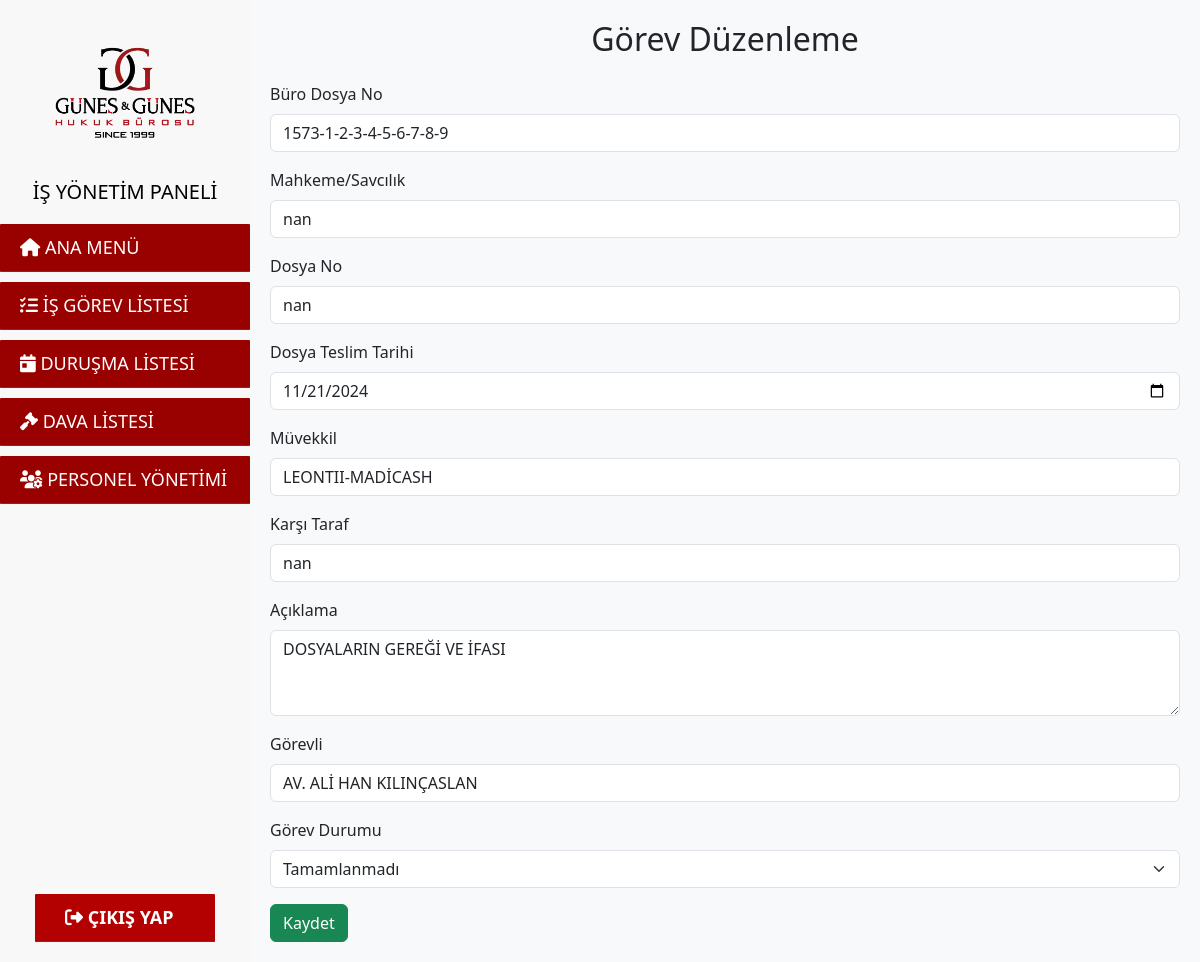
The page /is_gorev_duzenle.php?gorev_no=6 (signed in) on the database its author committed.
### tables this page shows
CREATE TABLE `is_gorev_listesi` (
  `gorev_no` int(11) NOT NULL,
  `buro_dosya_no` varchar(50) NOT NULL,
  `mahkeme_savcilik` varchar(255) DEFAULT NULL,
  `dosya_no` varchar(50) DEFAULT NULL,
  `dosya_teslim_tarihi` date DEFAULT NULL,
  `muvekkil` varchar(255) NOT NULL,
  `karsi_taraf` varchar(255) DEFAULT NULL,
  `aciklama` text DEFAULT NULL,
  `gorevli` varchar(255) DEFAULT NULL,
  `gorev_durumu` varchar(255) DEFAULT NULL
);

### is_gorev_duzenle.php (the view, shortened to what this page needs)
<?php
include 'header.php';
include 'db.php';
$gorev_no = $_GET['gorev_no'];
$query = "SELECT * FROM is_gorev_listesi WHERE gorev_no = ?";
$stmt = $mysqli->prepare($query);
$stmt->bind_param('i', $gorev_no);
$stmt->execute();
$result = $stmt->get_result();
$row = $result->fetch_assoc();
?>
<h2 class="text-center mb-4">Görev Düzenleme</h2>
<form method="POST" action="update_task.php">
    <div class="mb-3">
        <label for="buro_dosya_no" class="form-label">Büro Dosya No</label>
        <input type="text" class="form-control" id="buro_dosya_no" name="buro_dosya_no" value="<?php echo $row['buro_dosya_no']; ?>" required>
    </div>
    <div class="mb-3">
        <label for="mahkeme_savcilik" class="form-label">Mahkeme/Savcılık</label>
        <input type="text" class="form-control" id="mahkeme_savcilik" name="mahkeme_savcilik" value="<?php echo $row['mahkeme_savcilik']; ?>" required>
    </div>
    <div class="mb-3">
        <label for="dosya_no" class="form-label">Dosya No</label>
        <input type="text" class="form-control" id="dosya_no" name="dosya_no" value="<?php echo $row['dosya_no']; ?>" required>
    </div>
    <div class="mb-3">
        <label for="dosya_teslim_tarihi" class="form-label">Dosya Teslim Tarihi</label>
        <input type="date" class="form-control" id="dosya_teslim_tarihi" name="dosya_teslim_tarihi" value="<?php echo $row['dosya_teslim_tarihi']; ?>" required>
    </div>
    <div class="mb-3">
        <label for="muvekkil" class="form-label">Müvekkil</label>
        <input type="text" class="form-control" id="muvekkil" name="muvekkil" value="<?php echo $row['muvekkil']; ?>" required>
    </div>
    <div class="mb-3">
        <label for="karsi_taraf" class="form-label">Karşı Taraf</label>
        <input type="text" class="form-control" id="karsi_taraf" name="karsi_taraf" value="<?php echo $row['karsi_taraf']; ?>" required>
    </div>
    <div class="mb-3">
        <label for="aciklama" class="form-label">Açıklama</label>
        <textarea class="form-control" id="aciklama" name="aciklama" rows="3" required><?php echo $row['aciklama']; ?></textarea>
    </div>
    <div class="mb-3">
        <label for="gorevli" class="form-label">Görevli</label>
        <input type="text" class="form-control" id="gorevli" name="gorevli" value="<?php echo $row['gorevli']; ?>" required>
    </div>
    <div class="mb-3">
        <label for="gorev_durumu" class="form-label">Görev Durumu</label>
        <select class="form-select" name="gorev_durumu" id="gorev_durumu" required>
            <option value="Tamamlanmadı" <?php echo $row['gorev_durumu'] === 'Tamamlanmadı' ? 'selected' : ''; ?>>Tamamlanmadı</option>
        </select>
    </div>
    <button type="submit" class="btn btn-success">Kaydet</button>
</form>
<?php
include 'footer.php';
?>

### header.php (shortened to what this page needs)
<!DOCTYPE html>
<html lang="en">
<head>
    <link rel="stylesheet" href="https://cdnjs.cloudflare.com/ajax/libs/font-awesome/6.7.2/css/all.min.css" />
    <link href="https://cdn.jsdelivr.net/npm/bootstrap@5.3.0/dist/css/bootstrap.min.css" rel="stylesheet">
    <link rel="stylesheet" href="style.css">
</head>
<body>
    <div class="sidebar">
        <div class="logo-container">
            <img src="resimler/logo.png" alt="Logo">
            <h1>İŞ YÖNETİM PANELİ</h1>
        </div>
        <a href="index.php" class="solbuton"><i class="fas fa-home"></i> ANA MENÜ</a>
<a href="dashboard.php" class="solbuton"><i class="fas fa-tasks"></i> İŞ GÖREV LİSTESİ</a>
<a href="durusma_listesi.php" class="solbuton"><i class="fas fa-calendar-day"></i> DURUŞMA LİSTESİ</a>
<a href="dava_listesi.php" class="solbuton"><i class="fas fa-gavel"></i> DAVA LİSTESİ</a>
<a href="personel_yonetim.php" class="solbuton"><i class="fas fa-users-cog"></i> PERSONEL YÖNETİMİ</a>
<a href="logout.php" class="btn-custom"><i class="fas fa-sign-out-alt"></i> Çıkış Yap</a>
    </div>
    <div class="content">

### footer.php (shortened to what this page needs)
    </div>
</body>
</html>

### style.css (style rules this page uses)
body { background-color: #f8f9fa; }
.btn-custom { background-color: #b30000; color: white; border-radius: 30px; padding: 10px 30px; text-transform: uppercase; font-weight: bold; }

### header.php (style rules this page uses)
.sidebar { width: 250px; position: fixed; top: 0; left: 0; height: 100%; background-color:rgb(248, 248, 248); padding-top: 20px; color: black; border-right: #333; padding-bottom: 20px; }
.sidebar .logo-container { text-align: center; margin-bottom: 20px; }
.sidebar img { max-width: 150px; height: auto; }
.sidebar h1 { color: #333; font-size: 20px; margin-top: 10px; color: black; }
.sidebar .solbuton { color: white; background-color: #990000; padding: 10px 20px; text-decoration: none; display: block; font-size: 18px; border-radius: 1px; margin: 10px 0; text-align: left; }
.sidebar a { color: black; padding: 10px 15px; text-decoration: none; display: block; font-size: 18px; border-bottom: 1px solid #444; }
.sidebar .btn-custom { background-color: #b30000; color: white; border-radius: 1px; padding: 10px 30px; text-transform: uppercase; font-weight: bold; position: absolute; bottom: 20px; left: 50%; transform: translateX(-50%); width: 180px; text-decoration: none; }
.content { margin-left: 250px; padding: 20px; }

### rows shown on the page
is_gorev_listesi: buro_dosya_no "1573-1-2-3-4-5-6-7-8-9", mahkeme_savcilik "nan", dosya_no "nan", dosya_teslim_tarihi "11/21/2024", muvekkil "LEONTII-MADİCASH", karsi_taraf "nan", aciklama "DOSYALARIN GEREĞİ VE İFASI", gorevli "AV. ALİ HAN KILINÇASLAN", gorev_durumu "Tamamlanmadı"
